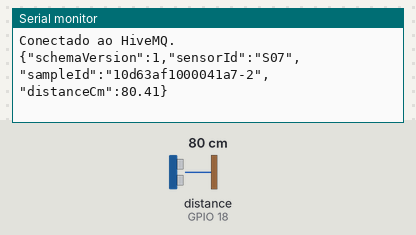
A sketch run on a simulated ESP32. Shown: the last lines printed to the serial monitor. Wiring (from diagram.json): ultrasonic range finder: trigger GPIO 5; echo GPIO 18. Inputs (shaded band) come from the test bench; at power-on: distance to the obstacle (sensor on GPIO 18) 80 cm. The echo pulse lasts 58.3 µs per cm; WiFi joins after 1.5 s; servers stay silent unless stated; random numbers use the default seed unless the sketch sets one; no MQTT or app messages arrive unless stated.

Above: at 5.8 s.
5.9 s: distance to the obstacle (sensor on GPIO 18) set to 2 cm
At 10.4 s:
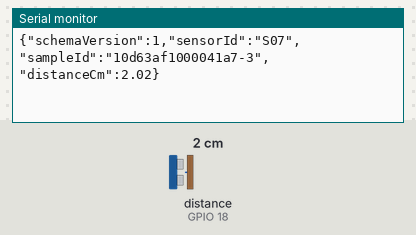
11.9 s: distance to the obstacle (sensor on GPIO 18) set to 4 cm
At 16.1 s:
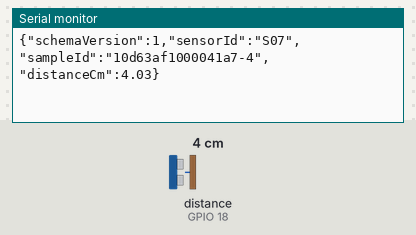

The sketch:

sketch.ino
```cpp
#include <Arduino.h>
#include <WiFi.h>
#include <PubSubClient.h>
#include <esp_system.h>

constexpr int TRIG_PIN = 5;
constexpr int ECHO_PIN = 18;
constexpr unsigned long SAMPLE_INTERVAL_MS = 5000;
constexpr unsigned long RETRY_INTERVAL_MS = 5000;
constexpr char MQTT_HOST[] = "broker.hivemq.com";
constexpr uint16_t MQTT_PORT = 1883;
constexpr char MQTT_TOPIC[] = "saneia/demo/72f4a1ce9b/res07/telemetry";
constexpr char DEVICE_ID[] = "S07";

WiFiClient connection;
PubSubClient mqtt(connection);
char bootId[17];
char clientId[24];
unsigned long lastSample = 0;
unsigned long lastRetry = 0;
unsigned long sequence = 0;

void setup() {
  Serial.begin(115200);
  pinMode(TRIG_PIN, OUTPUT);
  pinMode(ECHO_PIN, INPUT);
  digitalWrite(TRIG_PIN, LOW);
  snprintf(bootId, sizeof(bootId), "%08lx%08lx",
           (unsigned long)esp_random(), (unsigned long)esp_random());
  snprintf(clientId, sizeof(clientId), "saneia-%s", bootId);
  WiFi.mode(WIFI_STA);
  WiFi.setAutoReconnect(true);
  WiFi.begin("Wokwi-GUEST", "", 6);
  mqtt.setServer(MQTT_HOST, MQTT_PORT);
  mqtt.setSocketTimeout(3);
  mqtt.setBufferSize(256);
  Serial.println("Saneia RES-07. Clique no HC-SR04 para ajustar a distância.");
}

void sampleDistance() {
  digitalWrite(TRIG_PIN, LOW);
  delayMicroseconds(2);
  digitalWrite(TRIG_PIN, HIGH);
  delayMicroseconds(10);
  digitalWrite(TRIG_PIN, LOW);
  const unsigned long duration = pulseIn(ECHO_PIN, HIGH, 30000);
  if (duration == 0) {
    Serial.println("Sem eco. Nenhuma leitura publicada.");
    return;
  }
  const float distanceCm = duration / 58.0f;
  if (distanceCm < 2 || distanceCm > 400) {
    Serial.println("Distância fora da faixa do sensor.");
    return;
  }
  char payload[160];
  snprintf(payload, sizeof(payload),
    "{\"schemaVersion\":1,\"sensorId\":\"%s\",\"sampleId\":\"%s-%lu\",\"distanceCm\":%.2f}",
    DEVICE_ID, bootId, ++sequence, distanceCm);
  Serial.println(payload);
  if (mqtt.connected() && !mqtt.publish(MQTT_TOPIC, payload, false)) {
    Serial.println("Publicação falhou. A próxima medição será tentada.");
  }
}

void loop() {
  const unsigned long now = millis();
  if (WiFi.status() == WL_CONNECTED) {
    if (!mqtt.connected() && (lastRetry == 0 || now - lastRetry >= RETRY_INTERVAL_MS)) {
      lastRetry = now;
      if (mqtt.connect(clientId)) Serial.println("Conectado ao HiveMQ.");
      else Serial.printf("HiveMQ indisponível (código %d). Tentando novamente.\n", mqtt.state());
    }
    if (mqtt.connected()) mqtt.loop();
  }
  if (lastSample == 0 || now - lastSample >= SAMPLE_INTERVAL_MS) {
    lastSample = now;
    sampleDistance();
  }
  delay(20);
}
```

Measured:
- after the input at 5.9 s, the serial monitor: prints a new line after 4.1 s (image 1)
- after the input at 11.9 s, the serial monitor: prints a new line after 3.1 s (image 2)
